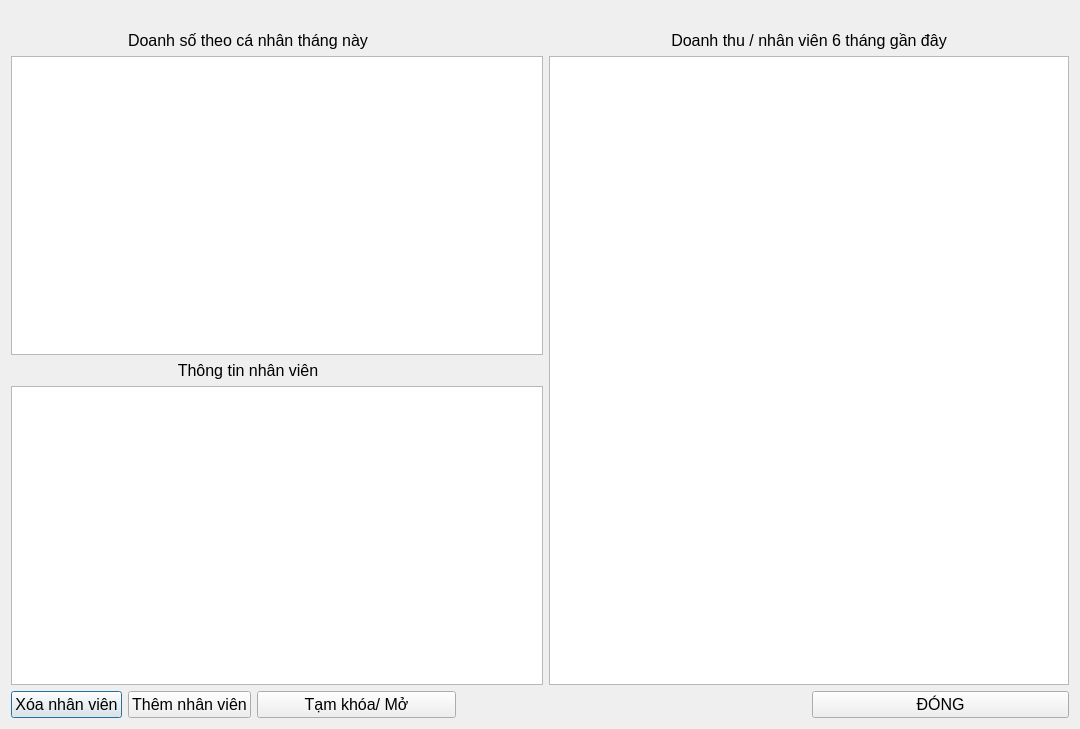
<?xml version="1.0" encoding="UTF-8"?>
<ui version="4.0">
 <class>EmployeesWindow</class>
 <widget class="QDialog" name="EmployeesWindow">
  <property name="geometry">
   <rect>
    <x>0</x>
    <y>0</y>
    <width>1080</width>
    <height>729</height>
   </rect>
  </property>
  <property name="windowTitle">
   <string>Dialog</string>
  </property>
  <layout class="QGridLayout" name="gridLayout">
   <item row="5" column="0">
    <widget class="QPushButton" name="remove_user">
     <property name="font">
      <font>
       <pointsize>12</pointsize>
      </font>
     </property>
     <property name="text">
      <string>Xóa nhân viên</string>
     </property>
     <property name="icon">
      <iconset resource="galeries.qrc">
       <normaloff>:/image/remove.png</normaloff>:/image/remove.png</iconset>
     </property>
     <property name="iconSize">
      <size>
       <width>30</width>
       <height>30</height>
      </size>
     </property>
    </widget>
   </item>
   <item row="3" column="1" colspan="2">
    <widget class="QLabel" name="label_2">
     <property name="font">
      <font>
       <pointsize>12</pointsize>
      </font>
     </property>
     <property name="text">
      <string>Thông tin nhân viên</string>
     </property>
     <property name="alignment">
      <set>Qt::AlignmentFlag::AlignCenter</set>
     </property>
    </widget>
   </item>
   <item row="5" column="2" colspan="2">
    <widget class="QPushButton" name="lock_user">
     <property name="font">
      <font>
       <pointsize>12</pointsize>
      </font>
     </property>
     <property name="text">
      <string>Tạm khóa/ Mở</string>
     </property>
     <property name="icon">
      <iconset resource="galeries.qrc">
       <normaloff>:/image/lock.png</normaloff>:/image/lock.png</iconset>
     </property>
     <property name="iconSize">
      <size>
       <width>30</width>
       <height>30</height>
      </size>
     </property>
    </widget>
   </item>
   <item row="0" column="5">
    <widget class="QLabel" name="label_4">
     <property name="text">
      <string/>
     </property>
    </widget>
   </item>
   <item row="4" column="0" colspan="5">
    <widget class="QTableWidget" name="infor">
     <property name="font">
      <font>
       <pointsize>12</pointsize>
      </font>
     </property>
    </widget>
   </item>
   <item row="1" column="1" colspan="2">
    <widget class="QLabel" name="label">
     <property name="font">
      <font>
       <pointsize>12</pointsize>
      </font>
     </property>
     <property name="text">
      <string>Doanh số theo cá nhân tháng này</string>
     </property>
     <property name="alignment">
      <set>Qt::AlignmentFlag::AlignCenter</set>
     </property>
    </widget>
   </item>
   <item row="5" column="8" colspan="3">
    <widget class="QPushButton" name="close_tab">
     <property name="font">
      <font>
       <pointsize>12</pointsize>
      </font>
     </property>
     <property name="text">
      <string>ĐÓNG</string>
     </property>
     <property name="icon">
      <iconset resource="galeries.qrc">
       <normaloff>:/image/ok.png</normaloff>:/image/ok.png</iconset>
     </property>
     <property name="iconSize">
      <size>
       <width>30</width>
       <height>30</height>
      </size>
     </property>
    </widget>
   </item>
   <item row="2" column="5" rowspan="3" colspan="6">
    <widget class="QTableWidget" name="last6mon">
     <property name="font">
      <font>
       <pointsize>12</pointsize>
      </font>
     </property>
    </widget>
   </item>
   <item row="1" column="5" colspan="6">
    <widget class="QLabel" name="label_3">
     <property name="font">
      <font>
       <pointsize>12</pointsize>
      </font>
     </property>
     <property name="text">
      <string>Doanh thu / nhân viên 6 tháng gần đây</string>
     </property>
     <property name="alignment">
      <set>Qt::AlignmentFlag::AlignCenter</set>
     </property>
    </widget>
   </item>
   <item row="5" column="1">
    <widget class="QPushButton" name="add_new_user">
     <property name="font">
      <font>
       <pointsize>12</pointsize>
      </font>
     </property>
     <property name="text">
      <string>Thêm nhân viên</string>
     </property>
     <property name="icon">
      <iconset resource="galeries.qrc">
       <normaloff>:/image/add_account.png</normaloff>:/image/add_account.png</iconset>
     </property>
     <property name="iconSize">
      <size>
       <width>30</width>
       <height>30</height>
      </size>
     </property>
    </widget>
   </item>
   <item row="2" column="0" colspan="5">
    <widget class="QTableWidget" name="this_month">
     <property name="font">
      <font>
       <pointsize>12</pointsize>
      </font>
     </property>
    </widget>
   </item>
  </layout>
 </widget>
 <resources>
  <include location="galeries.qrc"/>
 </resources>
 <connections/>
</ui>
